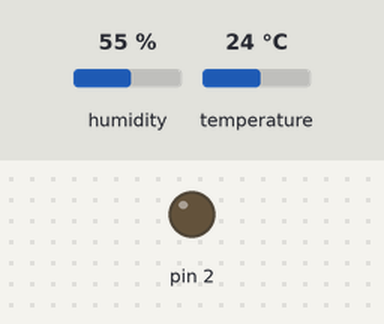
Bench run of a sketch on a simulated Arduino Uno, built with avr-gcc and run on an emulated ATmega328P. On the bench: output pins drawn as LEDs (lit = HIGH). Inputs (shaded band) come from the test bench; at power-on: humidity 55 %, temperature 24 °C. What the sketch prints to the serial monitor is not drawn.

Above: at 3.8 s.
3.9 s: humidity set to 57 %
At 6.2 s:
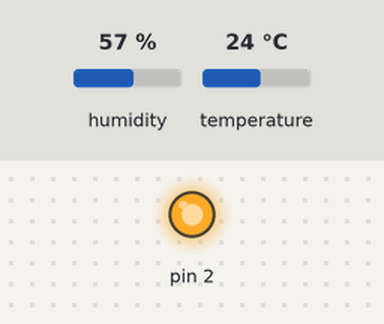
Timing chart, 0 to 7.7 s (numbered marks = the images above; inputs shaded):
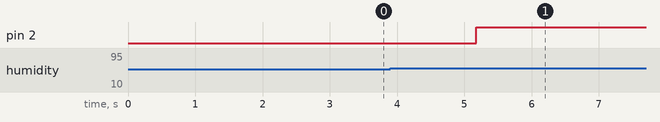

The sketch:

DHT11.ino
```cpp
#include <DHT.h>
#include <DHT_U.h>
#define DHTPIN 7
#define DHTTYPE DHT11
DHT dht(DHTPIN, DHTTYPE);

void setup() {
  Serial.begin(9600);
  dht.begin();
  pinMode(2, OUTPUT);
}

void loop() {
  delay(1000);
  float h=dht.readHumidity(); //습도 측정
  float t=dht.readTemperature(); //온도 측정
  float f=dht.readTemperature(true); //화씨 측정
  if(isnan(h) || isnan(t) || isnan(f)) {
    Serial.println("DHT센서 에러");
    return;
  }

  if(55<h) {
    digitalWrite(2, HIGH);
  }

  float hif=dht.computeHeatIndex(f,h); //보정된 화씨 값
  float hic=dht.computeHeatIndex(t,h); //보정된 섭씨 값

  Serial.println(String("습도 ")+h);
  Serial.println(String("온도 ")+t);
  Serial.println(String("화씨 ")+f);
  Serial.println(String("보정된 화씨 ")+hif);
  Serial.println(String("보정된 섭씨 ")+hic);
}
```

Measured:
- the behaviour switches between 55 and 56 % on humidity (found by bisection; images 0 and 1)
- after the input at 3.9 s, pin 2: LOW → HIGH after 1.3 s
